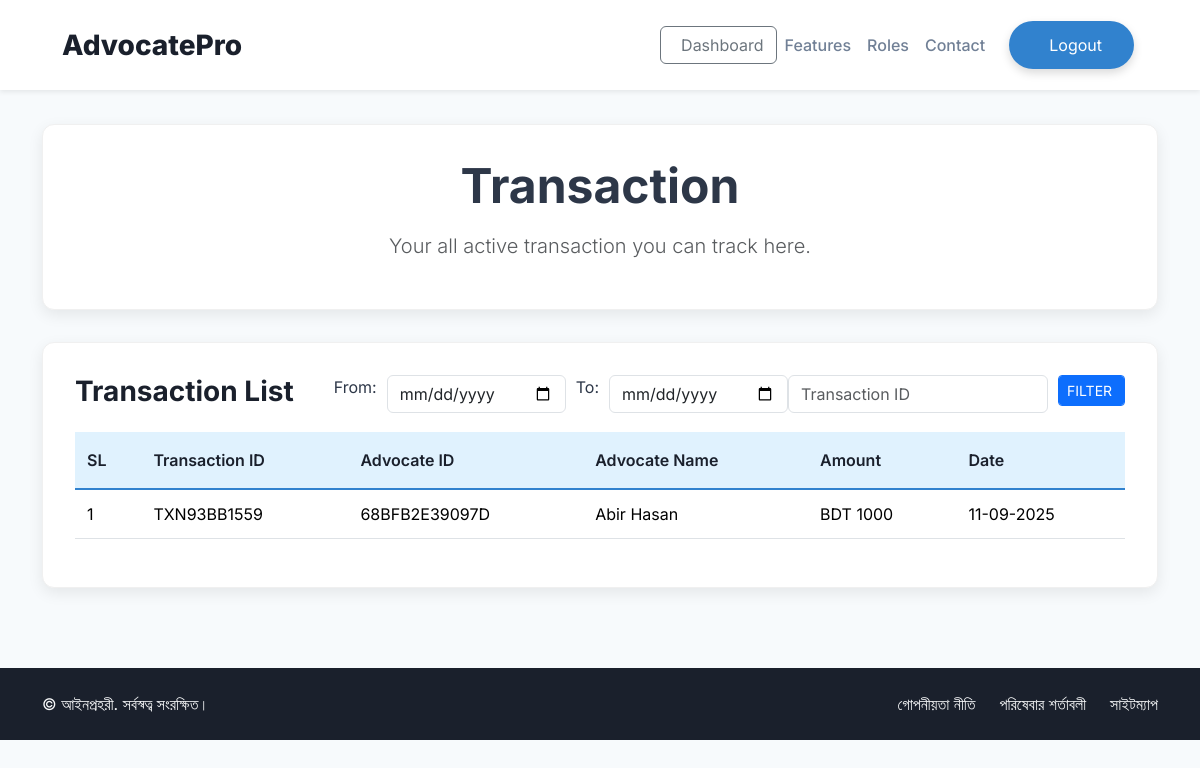
The app's page /citizen/citizen_transaction.php (signed in), older data.
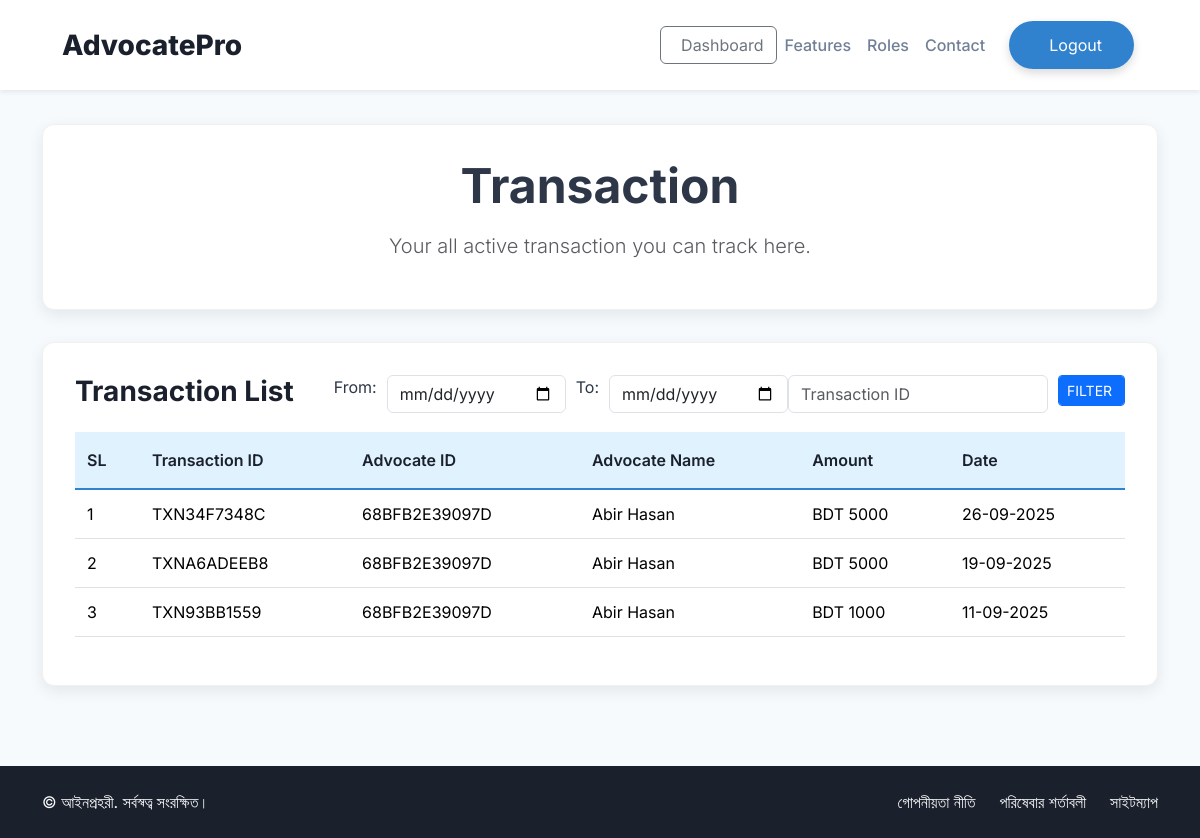
The same page, newer data.
### tables this page shows
CREATE TABLE `transaction` (
  `id` int NOT NULL,
  `client_id` int NOT NULL,
  `advocate_id` int NOT NULL,
  `paid_fees` int NOT NULL,
  `transaction_code` varchar(255) NOT NULL,
  `date` varchar(255) NOT NULL
);

CREATE TABLE `users` (
  `id` int NOT NULL,
  `unique_code` varchar(1000) NOT NULL,
  `name` varchar(500) NOT NULL,
  `email` varchar(255) NOT NULL,
  `phone` varchar(255) NOT NULL,
  `password` varchar(255) NOT NULL,
  `role` varchar(255) NOT NULL
);

### citizen/citizen_transaction.php (the view, shortened to what the changed rows need)
<!DOCTYPE html>
<html lang="en">
<head>
    <link href="https://cdn.jsdelivr.net/npm/bootstrap@5.3.3/dist/css/bootstrap.min.css" rel="stylesheet">
</head>
<body>
<section class="page-container">
    <div class="container">
        <div class="content-card text-center">
            <h1 class="display-5 fw-bold mb-3" id="page-heading">Transaction</h1>
        </div>
        <div class="content-card">
            <div class="table-responsive">
                <table class="table table-hover align-middle">
                    <thead>
                    <tr>
                        <th scope="col" id="col-case-id">SL</th>
                        <th scope="col" id="col-case-name">Transaction ID</th>
                        <th scope="col" id="col-client-name">Advocate ID</th>
                        <th scope="col" id="col-case-status">Advocate Name</th>
                        <th scope="col" id="col-next-date">Amount</th>
                        <th scope="col" id="col-billed-amount">Date</th>
                    </tr>
                    </thead>
                    <?php
                    if (isset($_POST['fsubmit'])) {
                        include '../configuration/config.php';
                        $fdate = date('d-m-Y', strtotime($_POST['fdate']));
                        $tdate = date('d-m-Y', strtotime($_POST['tdate']));
                        $trans_id = $_POST['ftrans_id'];
                        $sql = "SELECT * FROM transaction LEFT JOIN users ON transaction.advocate_id=users.id WHERE transaction.client_id={$_SESSION['id']}
          AND ((date >='$fdate' AND date<='$tdate') OR transaction_code = '$trans_id')";
                        ?>
                        <tbody id="cases-table-body">
                        <?php
                        $res = mysqli_query($conn, $sql) or die(mysqli_error($conn));
                        if (mysqli_num_rows($res) > 0) {
                            $count =1;
                            while ($row = mysqli_fetch_assoc($res)) {
                                ?>
                                <tr>
                                    <td><?php echo $count;?></td>
                                    <td><?php echo $row['transaction_code'];?></td>
                                    <td><?php echo $row['unique_code'];?></td>
                                    <td><?php echo $row['name'];?></td>
                                    <td><?php echo "BDT ".$row['paid_fees'];?></td>
                                    <td><?php echo $row['date'];?></td>
                                </tr>
                                <?php
                                $count +=1;
                            }
                        }else{
                            echo '<tr style="text-align: center;font-weight: bolder;color:red;">No data found yet ! </tr>';
                        }
                        ?>
                        </tbody>
                        <?php
                    }else{
                        ?>
                        <tbody id="cases-table-body">
                        <?php
                        include '../configuration/config.php';
                        $sql = "SELECT * FROM transaction LEFT JOIN users ON transaction.advocate_id=users.id WHERE transaction.client_id={$_SESSION['id']} ORDER BY transaction.id DESC";
                        $res = mysqli_query($conn, $sql) or die(mysqli_error($conn));
                        if (mysqli_num_rows($res) > 0) {
                            $count =1;
                            while ($row = mysqli_fetch_assoc($res)) {
                                ?>
                                <tr>
                                    <td><?php echo $count;?></td>
                                    <td><?php echo $row['transaction_code'];?></td>
                                    <td><?php echo $row['unique_code'];?></td>
                                    <td><?php echo $row['name'];?></td>
                                    <td><?php echo "BDT ".$row['paid_fees'];?></td>
                                    <td><?php echo $row['date'];?></td>
                                </tr>
                                <?php
                                $count +=1;
                            }
                        }else{
                            echo '<tr style="text-align: center;font-weight: bolder;color:red;">No data found yet ! </tr>';
                        }
                        ?>
                        </tbody>
                    <?php }?>
                </table>
            </div>
        </div>
    </div>
</section>
</body>
</html>

Row changes from the older to the newer data that the page shows:
added transaction: transaction_code "TXN34F7348C", users.unique_code "68BFB2E39097D", users.name "Abir Hasan", paid_fees "5000", date "26-09-2025"
added transaction: transaction_code "TXNA6ADEEB8", users.unique_code "68BFB2E39097D", users.name "Abir Hasan", paid_fees "5000", date "19-09-2025"
